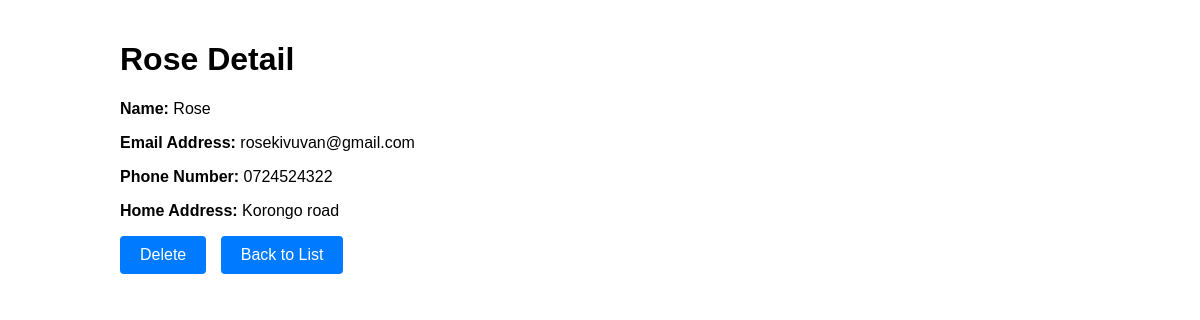
Screenshot of /vendor/vendor/1/ with the database file from the repository.
### Vendor/models.py (models this page shows)
class Vendor(models.Model):
    name=models.CharField(max_length=32)
    email_address=models.EmailField()
    phone_number=models.CharField(max_length=32)
    home_address=models.CharField(max_length=32)

### Vendor/views.py (the view)
# urls.py: path('vendor/<int:id>/', views.vendor_detail, name='vendor_detail_view'),
def vendor_detail(request, id):
    vendor = get_object_or_404(Vendor, id=id)
    return render(request, 'Vendor/vendor_detail.html', {'vendor': vendor})

### templates/Vendor/vendor_detail.html (shortened to what this page needs)
<!DOCTYPE html>
<html>
<head>
</head>
<body>
    <div class="container">
        <h1>{{ vendor.name }} Detail</h1>
        <p><strong>Name:</strong> {{ vendor.name }}</p>
        <p><strong>Email Address:</strong> {{ vendor.email_address }}</p>
        <p><strong>Phone Number:</strong> {{ vendor.phone_number }}</p>
        <p><strong>Home Address:</strong> {{ vendor.home_address }}</p>
        <a href="{% url 'vendor_delete_view' vendor.id %}" class="btn">Delete</a>
        <a href="{% url 'vendor_list_view' %}" class="btn">Back to List</a>
    </div>
</body>
</html>

### templates/Vendor/vendor_detail.html (style rules this page uses)
body { font-family: Arial, sans-serif; margin: 0; padding: 0; }
.container { max-width: 960px; margin: 0 auto; padding: 20px; }
.btn { display: inline-block; padding: 10px 20px; background-color: #007bff; color: #fff; text-decoration: none; margin-right: 10px; border-radius: 4px; }

### rows the page displays
Vendor: name "Rose", email_address "rosekivuvan@gmail.com", phone_number "0724524322", home_address "Korongo road"
